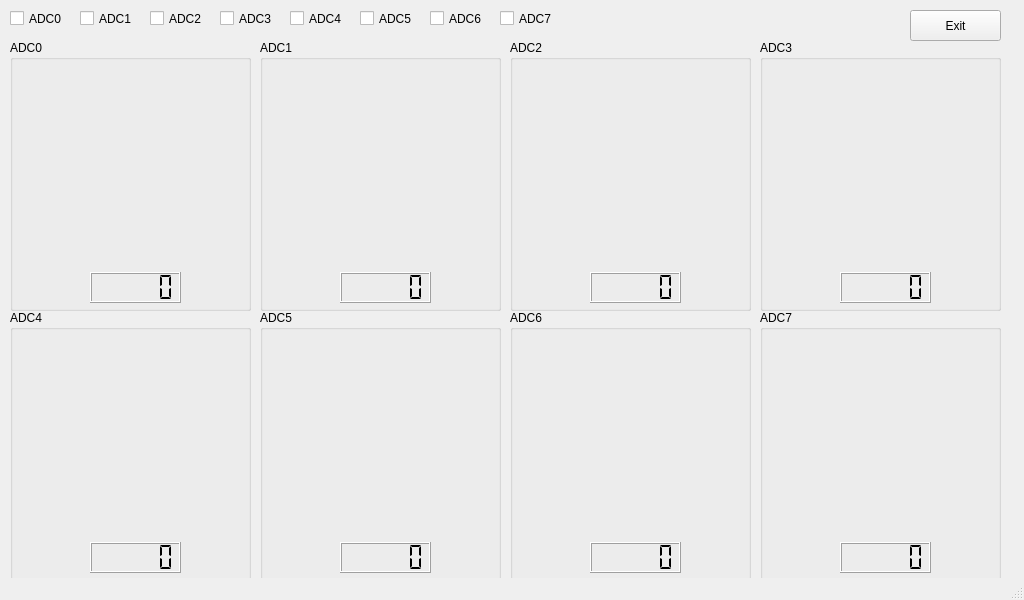
<?xml version="1.0" encoding="UTF-8"?>
<ui version="4.0">
 <class>MainWindow</class>
 <widget class="QMainWindow" name="MainWindow">
  <property name="geometry">
   <rect>
    <x>0</x>
    <y>0</y>
    <width>1024</width>
    <height>600</height>
   </rect>
  </property>
  <property name="windowTitle">
   <string>MainWindow</string>
  </property>
  <widget class="QWidget" name="centralwidget">
   <widget class="QGroupBox" name="groupbox_adc0">
    <property name="geometry">
     <rect>
      <x>10</x>
      <y>40</y>
      <width>241</width>
      <height>271</height>
     </rect>
    </property>
    <property name="title">
     <string>ADC0</string>
    </property>
    <widget class="QLCDNumber" name="lcd_adc0">
     <property name="geometry">
      <rect>
       <x>80</x>
       <y>232</y>
       <width>91</width>
       <height>31</height>
      </rect>
     </property>
     <property name="smallDecimalPoint">
      <bool>true</bool>
     </property>
     <property name="segmentStyle">
      <enum>QLCDNumber::Flat</enum>
     </property>
     <property name="intValue" stdset="0">
      <number>0</number>
     </property>
    </widget>
    <widget class="PlotWidget" name="graphWidget0" native="true">
     <property name="geometry">
      <rect>
       <x>10</x>
       <y>20</y>
       <width>221</width>
       <height>211</height>
      </rect>
     </property>
    </widget>
   </widget>
   <widget class="QCheckBox" name="checkbox_adc0">
    <property name="geometry">
     <rect>
      <x>10</x>
      <y>10</y>
      <width>61</width>
      <height>17</height>
     </rect>
    </property>
    <property name="text">
     <string>ADC0</string>
    </property>
   </widget>
   <widget class="QCheckBox" name="checkbox_adc1">
    <property name="geometry">
     <rect>
      <x>80</x>
      <y>10</y>
      <width>61</width>
      <height>17</height>
     </rect>
    </property>
    <property name="text">
     <string>ADC1</string>
    </property>
   </widget>
   <widget class="QCheckBox" name="checkbox_adc2">
    <property name="geometry">
     <rect>
      <x>150</x>
      <y>10</y>
      <width>61</width>
      <height>17</height>
     </rect>
    </property>
    <property name="text">
     <string>ADC2</string>
    </property>
   </widget>
   <widget class="QCheckBox" name="checkbox_adc3">
    <property name="geometry">
     <rect>
      <x>220</x>
      <y>10</y>
      <width>61</width>
      <height>17</height>
     </rect>
    </property>
    <property name="text">
     <string>ADC3</string>
    </property>
   </widget>
   <widget class="QCheckBox" name="checkbox_adc7">
    <property name="geometry">
     <rect>
      <x>500</x>
      <y>10</y>
      <width>61</width>
      <height>17</height>
     </rect>
    </property>
    <property name="text">
     <string>ADC7</string>
    </property>
   </widget>
   <widget class="QCheckBox" name="checkbox_adc4">
    <property name="geometry">
     <rect>
      <x>290</x>
      <y>10</y>
      <width>61</width>
      <height>17</height>
     </rect>
    </property>
    <property name="text">
     <string>ADC4</string>
    </property>
   </widget>
   <widget class="QCheckBox" name="checkbox_adc5">
    <property name="geometry">
     <rect>
      <x>360</x>
      <y>10</y>
      <width>61</width>
      <height>17</height>
     </rect>
    </property>
    <property name="text">
     <string>ADC5</string>
    </property>
   </widget>
   <widget class="QCheckBox" name="checkbox_adc6">
    <property name="geometry">
     <rect>
      <x>430</x>
      <y>10</y>
      <width>61</width>
      <height>17</height>
     </rect>
    </property>
    <property name="text">
     <string>ADC6</string>
    </property>
   </widget>
   <widget class="QPushButton" name="button_exit">
    <property name="geometry">
     <rect>
      <x>910</x>
      <y>10</y>
      <width>91</width>
      <height>31</height>
     </rect>
    </property>
    <property name="text">
     <string>Exit</string>
    </property>
   </widget>
   <widget class="QGroupBox" name="groupbox_adc1">
    <property name="geometry">
     <rect>
      <x>260</x>
      <y>40</y>
      <width>241</width>
      <height>271</height>
     </rect>
    </property>
    <property name="title">
     <string>ADC1</string>
    </property>
    <widget class="QLCDNumber" name="lcd_adc1">
     <property name="geometry">
      <rect>
       <x>80</x>
       <y>232</y>
       <width>91</width>
       <height>31</height>
      </rect>
     </property>
     <property name="smallDecimalPoint">
      <bool>true</bool>
     </property>
     <property name="segmentStyle">
      <enum>QLCDNumber::Flat</enum>
     </property>
     <property name="intValue" stdset="0">
      <number>0</number>
     </property>
    </widget>
    <widget class="PlotWidget" name="graphWidget1" native="true">
     <property name="geometry">
      <rect>
       <x>10</x>
       <y>20</y>
       <width>221</width>
       <height>211</height>
      </rect>
     </property>
    </widget>
   </widget>
   <widget class="QGroupBox" name="groupbox_adc3">
    <property name="geometry">
     <rect>
      <x>760</x>
      <y>40</y>
      <width>241</width>
      <height>271</height>
     </rect>
    </property>
    <property name="title">
     <string>ADC3</string>
    </property>
    <widget class="QLCDNumber" name="lcd_adc3">
     <property name="geometry">
      <rect>
       <x>80</x>
       <y>232</y>
       <width>91</width>
       <height>31</height>
      </rect>
     </property>
     <property name="smallDecimalPoint">
      <bool>true</bool>
     </property>
     <property name="segmentStyle">
      <enum>QLCDNumber::Flat</enum>
     </property>
     <property name="intValue" stdset="0">
      <number>0</number>
     </property>
    </widget>
    <widget class="PlotWidget" name="graphWidget3" native="true">
     <property name="geometry">
      <rect>
       <x>10</x>
       <y>20</y>
       <width>221</width>
       <height>211</height>
      </rect>
     </property>
    </widget>
   </widget>
   <widget class="QGroupBox" name="groupbox_adc2">
    <property name="geometry">
     <rect>
      <x>510</x>
      <y>40</y>
      <width>241</width>
      <height>271</height>
     </rect>
    </property>
    <property name="title">
     <string>ADC2</string>
    </property>
    <widget class="QLCDNumber" name="lcd_adc2">
     <property name="geometry">
      <rect>
       <x>80</x>
       <y>232</y>
       <width>91</width>
       <height>31</height>
      </rect>
     </property>
     <property name="smallDecimalPoint">
      <bool>true</bool>
     </property>
     <property name="segmentStyle">
      <enum>QLCDNumber::Flat</enum>
     </property>
     <property name="intValue" stdset="0">
      <number>0</number>
     </property>
    </widget>
    <widget class="PlotWidget" name="graphWidget2" native="true">
     <property name="geometry">
      <rect>
       <x>10</x>
       <y>20</y>
       <width>221</width>
       <height>211</height>
      </rect>
     </property>
    </widget>
   </widget>
   <widget class="QGroupBox" name="groupbox_adc5">
    <property name="geometry">
     <rect>
      <x>260</x>
      <y>310</y>
      <width>241</width>
      <height>271</height>
     </rect>
    </property>
    <property name="title">
     <string>ADC5</string>
    </property>
    <widget class="QLCDNumber" name="lcd_adc5">
     <property name="geometry">
      <rect>
       <x>80</x>
       <y>232</y>
       <width>91</width>
       <height>31</height>
      </rect>
     </property>
     <property name="smallDecimalPoint">
      <bool>true</bool>
     </property>
     <property name="segmentStyle">
      <enum>QLCDNumber::Flat</enum>
     </property>
     <property name="intValue" stdset="0">
      <number>0</number>
     </property>
    </widget>
    <widget class="PlotWidget" name="graphWidget5" native="true">
     <property name="geometry">
      <rect>
       <x>10</x>
       <y>20</y>
       <width>221</width>
       <height>211</height>
      </rect>
     </property>
    </widget>
   </widget>
   <widget class="QGroupBox" name="groupbox_adc6">
    <property name="geometry">
     <rect>
      <x>510</x>
      <y>310</y>
      <width>241</width>
      <height>271</height>
     </rect>
    </property>
    <property name="title">
     <string>ADC6</string>
    </property>
    <widget class="QLCDNumber" name="lcd_adc6">
     <property name="geometry">
      <rect>
       <x>80</x>
       <y>232</y>
       <width>91</width>
       <height>31</height>
      </rect>
     </property>
     <property name="smallDecimalPoint">
      <bool>true</bool>
     </property>
     <property name="segmentStyle">
      <enum>QLCDNumber::Flat</enum>
     </property>
     <property name="intValue" stdset="0">
      <number>0</number>
     </property>
    </widget>
    <widget class="PlotWidget" name="graphWidget6" native="true">
     <property name="geometry">
      <rect>
       <x>10</x>
       <y>20</y>
       <width>221</width>
       <height>211</height>
      </rect>
     </property>
    </widget>
   </widget>
   <widget class="QGroupBox" name="groupbox_adc6_2">
    <property name="geometry">
     <rect>
      <x>760</x>
      <y>310</y>
      <width>241</width>
      <height>271</height>
     </rect>
    </property>
    <property name="title">
     <string>ADC7</string>
    </property>
    <widget class="QLCDNumber" name="lcd_adc7">
     <property name="geometry">
      <rect>
       <x>80</x>
       <y>232</y>
       <width>91</width>
       <height>31</height>
      </rect>
     </property>
     <property name="smallDecimalPoint">
      <bool>true</bool>
     </property>
     <property name="segmentStyle">
      <enum>QLCDNumber::Flat</enum>
     </property>
     <property name="intValue" stdset="0">
      <number>0</number>
     </property>
    </widget>
    <widget class="PlotWidget" name="graphWidget7" native="true">
     <property name="geometry">
      <rect>
       <x>10</x>
       <y>20</y>
       <width>221</width>
       <height>211</height>
      </rect>
     </property>
    </widget>
   </widget>
   <widget class="QGroupBox" name="groupbox_adc4">
    <property name="geometry">
     <rect>
      <x>10</x>
      <y>310</y>
      <width>241</width>
      <height>271</height>
     </rect>
    </property>
    <property name="title">
     <string>ADC4</string>
    </property>
    <widget class="QLCDNumber" name="lcd_adc4">
     <property name="geometry">
      <rect>
       <x>80</x>
       <y>232</y>
       <width>91</width>
       <height>31</height>
      </rect>
     </property>
     <property name="smallDecimalPoint">
      <bool>true</bool>
     </property>
     <property name="segmentStyle">
      <enum>QLCDNumber::Flat</enum>
     </property>
     <property name="intValue" stdset="0">
      <number>0</number>
     </property>
    </widget>
    <widget class="PlotWidget" name="graphWidget4" native="true">
     <property name="geometry">
      <rect>
       <x>10</x>
       <y>20</y>
       <width>221</width>
       <height>211</height>
      </rect>
     </property>
    </widget>
   </widget>
  </widget>
  <widget class="QStatusBar" name="statusbar"/>
 </widget>
 <customwidgets>
  <customwidget>
   <class>PlotWidget</class>
   <extends>QWidget</extends>
   <header>pyqtgraph</header>
   <container>1</container>
  </customwidget>
 </customwidgets>
 <resources/>
 <connections/>
</ui>
